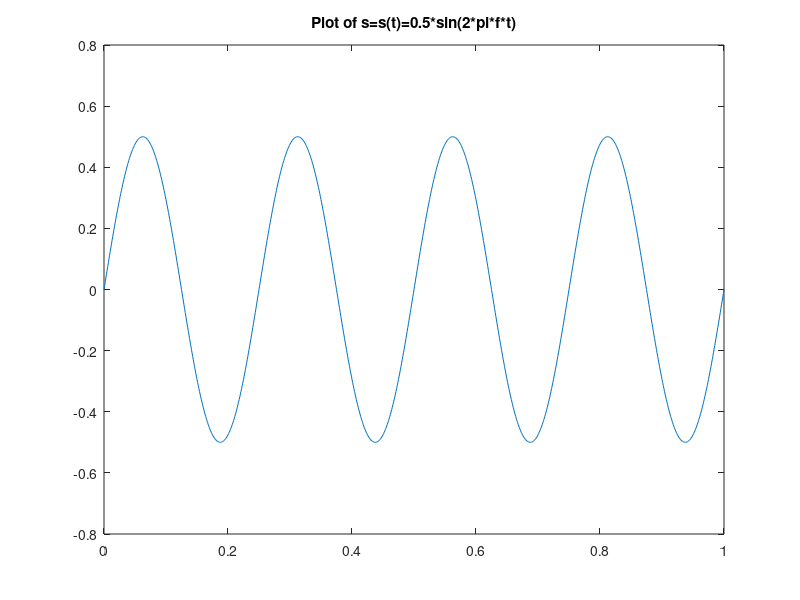

The MATLAB script that drew this image:
%{
Author: Haruka Kido
EE 314L
Lab 2. Continuous and Discrete Functions in MatLAB
Activity 2: Sinusoidal Function
September 11, 2021
%}

t=0:0.001:1;
f=4;                      % constant set to f=4
s=0.5*sin(2*pi*f*t);     % sets the sinusoidal function as s=s(t)
plot(t,s), title('Plot of s=s(t)=0.5*sin(2*pi*f*t)');